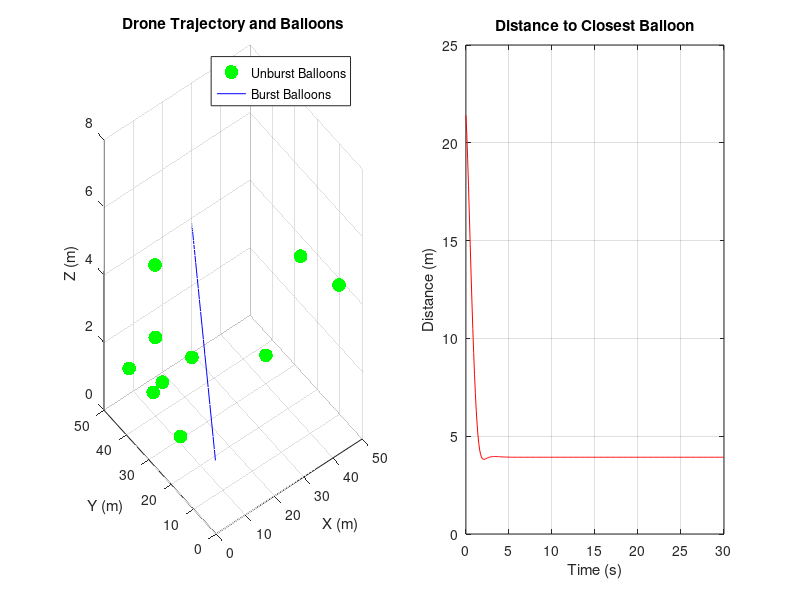

MATLAB code to generate this figure:
% Simulation Parameters
time_step = 0.1; % Time step (s)
total_time = 30; % Total simulation time (s)
time_points = 0:time_step:total_time;
% Arena and Balloons (Static Positions)
arena_size = 50; % Arena dimensions (50x50x10 meters)
num_balloons = 10; % Number of balloons
balloon_positions = [arena_size * rand(num_balloons, 2), 5 * rand(num_balloons, 1)]'; % Random balloon positions (column format)
balloon_status = ones(num_balloons, 1); % 1 = unburst, 0 = burst
% Drone Physical Properties
mass = 1.5; % Mass (kg)
g = 9.81; % Gravity (m/s^2)
I = diag([0.02, 0.02, 0.04]); % Moment of inertia matrix (kg·m^2)
% Drone Initial Conditions
position = [0; 0; 2]; % Initial position (column vector, m)
velocity = [0; 0; 0]; % Initial velocity (column vector, m/s)
orientation = [0; 0; 0]; % Initial roll, pitch, yaw (column vector, rad)
angular_velocity = [0; 0; 0]; % Initial angular velocity (column vector, rad/s)
% Control Gains (Increased gain to improve movement)
kp_position = 1.0; % Increased Proportional gain for position control
kp_velocity = 2.5; % Proportional gain for velocity control
% Storage Arrays
drone_positions = zeros(length(time_points), 3); % Row format for plotting
burst_balloons = []; % Store burst balloon positions
% Simulation Loop
for t_idx = 1:length(time_points)
% Current Time
t = time_points(t_idx);
% Find nearest unburst balloon
unburst_balloons = find(balloon_status == 1);
if isempty(unburst_balloons)
disp('All balloons burst! Ending simulation.');
break;
end
distances = vecnorm(balloon_positions(:, unburst_balloons) - position, 2, 1);
[min_distance, closest_idx] = min(distances);
target_balloon = balloon_positions(:, unburst_balloons(closest_idx)); % Extract position as column vector
% Debugging: Print distance to closest balloon
disp(['Time: ', num2str(t), 's | Distance to closest balloon: ', num2str(min_distance)]);
% Check if the drone bursts the balloon
if min_distance < 3.0 % Burst threshold increased to 1 meter
balloon_status(unburst_balloons(closest_idx)) = 0; % Mark balloon as burst
burst_balloons = [burst_balloons, target_balloon]; % Log burst position
disp(['Balloon burst at time ', num2str(t), 's at position ', mat2str(target_balloon')]);
continue; % Skip to next time step after bursting
end
% Position Control (Proportional control to approach balloon)
position_error = target_balloon - position;
desired_velocity = kp_position * position_error;
% Velocity Control (Proportional)
velocity_error = desired_velocity - velocity;
force = mass * (g * [0; 0; 1] + kp_velocity * velocity_error); % Include gravity compensation
% Update Translational Dynamics (Acceleration and Velocity)
acceleration = force / mass;
velocity = velocity + acceleration * time_step;
position = position + velocity * time_step;
% Rotational Dynamics (Keep drone level and yaw aligned with target)
target_yaw = atan2(position_error(2), position_error(1));
yaw_error = target_yaw - orientation(3);
angular_acceleration = I \ [0; 0; yaw_error]; % Simplified rotational control
angular_velocity = angular_velocity + angular_acceleration * time_step;
orientation = orientation + angular_velocity * time_step;
% Debugging: Output drone velocity and position
disp(['Drone Position: ', mat2str(position')]);
disp(['Drone Velocity: ', mat2str(velocity')]);
% Store Drone Position (convert to row for storage)
drone_positions(t_idx, :) = position';
end
% Visualization
figure('Name', 'Drone Balloon Bursting Simulation');
% 3D Arena Plot
subplot(1, 2, 1);
scatter3(balloon_positions(1, :), balloon_positions(2, :), balloon_positions(3, :), 100, 'g', 'filled');
hold on;
if ~isempty(burst_balloons)
scatter3(burst_balloons(1, :), burst_balloons(2, :), burst_balloons(3, :), 100, 'r', 'filled');
end
plot3(drone_positions(:, 1), drone_positions(:, 2), drone_positions(:, 3), 'b-');
title('Drone Trajectory and Balloons');
xlabel('X (m)'); ylabel('Y (m)'); zlabel('Z (m)');
legend('Unburst Balloons', 'Burst Balloons', 'Drone Trajectory');
grid on;
% Distance to Target Over Time
subplot(1, 2, 2);
distances_to_balloons = zeros(length(time_points), 1);
for t_idx = 1:length(time_points)
active_balloons = balloon_status == 1;
if any(active_balloons)
distances_to_balloons(t_idx) = min(vecnorm(balloon_positions(:, active_balloons) - drone_positions(t_idx, :)', 2, 1));
else
distances_to_balloons(t_idx) = NaN; % No balloons left
end
end
plot(time_points, distances_to_balloons, 'r-');
title('Distance to Closest Balloon');
xlabel('Time (s)'); ylabel('Distance (m)');
grid on;